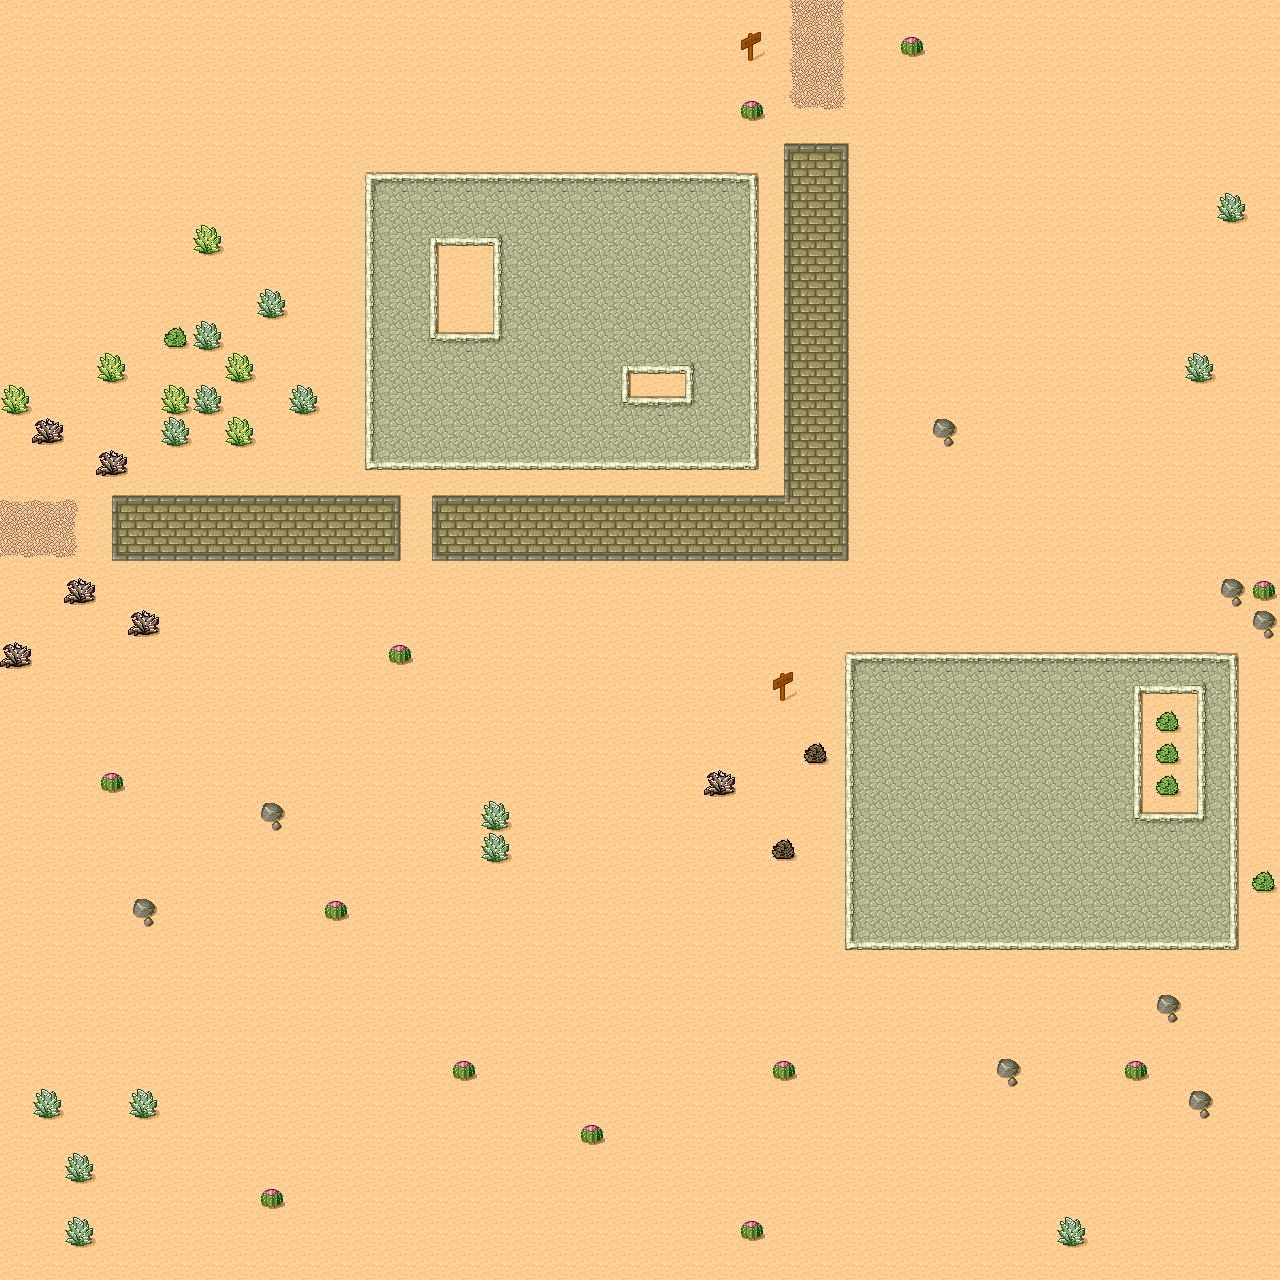

Below is a game level as drawn by its tile map, then a one-line description and the .tmx that defines it (tile-layer data replaced by summaries):
An orthogonal 40x40 tile map with 32x32 px tiles, 2 tile layers (Ground, Top) and 5 objects.

<map version="1.0" orientation="orthogonal" width="40" height="40" tilewidth="32" tileheight="32">
 <tileset firstgid="1" name="Desert" tilewidth="32" tileheight="32" spacing="1" margin="1">
  <image source="tmw_desert_spacing.png" width="265" height="199" />
 </tileset>
 <layer name="Ground" width="40" height="40">
  <data>[1600 cells, 1345 non-empty, 27 distinct tile ids]</data>
 </layer>
 <layer name="Top" width="40" height="40">
  <data>[1600 cells, 353 non-empty, 14 distinct tile ids]</data>
 </layer>
 <objectgroup name="Object Layer 1" width="40" height="40">
  <object x="160" y="800">
   <properties>
    <property name="texture" value="34" />
   </properties>
   <polygon points="0,0 160,-128 416,-32 448,128 320,160 160,320 -96,192" />
  </object>
  <object x="544" y="1120">
   <polygon points="0,0 128,-128 448,-64 448,64 224,128 96,96 -192,128 -128,-32" />
  </object>
  <object x="32" y="32" width="96" height="96">
   <ellipse />
  </object>
  <object x="160" y="32" width="96" height="96" />
  <object x="1120" y="1024">
   <polyline points="0,0 -32,96 96,160 -32,192 -128,224 -96,160" />
  </object>
 </objectgroup>
</map>
